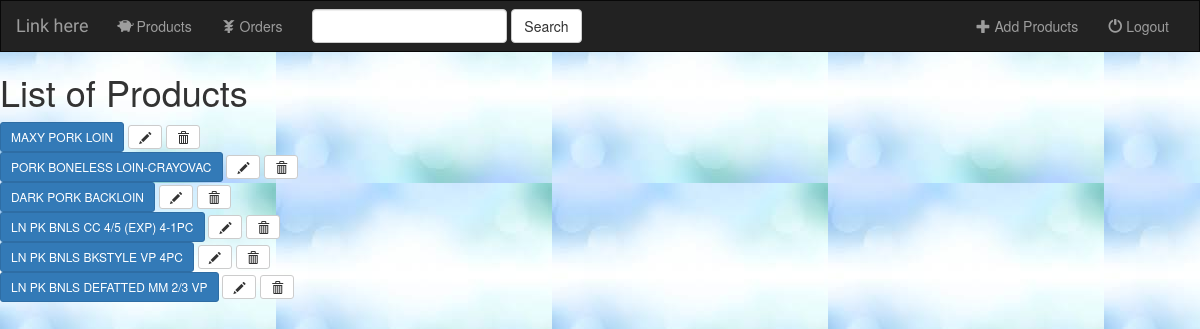
Page /pork/ on the committed database.
### pork01/models.py (models this page shows, shortened)
class Products(models.Model):
    supplier = models.ForeignKey(Suppliers, on_delete=models.CASCADE) #Supplier
    prod_code_supplier = models.IntegerField(primary_key=True) #Supplier product code
    item_supplier = models.CharField(max_length=75) #Supplier Item Description
    prod_code_sumitomo = models.IntegerField() #Sumitomo product code
    item_sumitomo = models.CharField(max_length=75) #Sumitomo item description

### pork01/views.py (the view)
class IndexView(generic.ListView):
	template_name='pork01/index.html'
	context_object_name='object_list' #ListView returns "object_list" by default but cn be overridden with using this variable
	def get_queryset(self):
		return Products.objects.all() #this returns an object called "object_list"s

### pork01/templates/pork01/index.html (shortened to what this page needs)
{% extends 'pork01/base.html' %}
{% block myBody %}
	{% if object_list %}
		<h1>List of Products</h1>
		<div>
				{% for prod in object_list %}
				<div>
					<a href="{% url 'pork01:product_detail' prod.prod_code_supplier %}" class="btn btn-primary btn-sm">{{ prod.item_supplier }}</a>
					<form action="{% url 'pork01:product-update' prod.prod_code_supplier %}" method="post" style="display: inline;">
						<button type="submit" class="btn btn-default btn-sm">
							<span class="glyphicon glyphicon-pencil"></span>
						</button>
					</form>
					<form action="#" method="post" style="display: inline;">
						<button type="submit" class="btn btn-default btn-sm">
							<span class="glyphicon glyphicon-trash"></span>
						</button>
					</form>
				</div>
				{% endfor %}
			</div>
	{% else %}
		<h3>No products in the database</h3>
	{% endif %}
{% endblock %}

### pork01/static/pork01/style.css (style rules this page uses)
body { background: white url("images/background.png"); }

### rows in the picture
Products: item_supplier "MAXY PORK LOIN"
Products: item_supplier "PORK BONELESS LOIN-CRAYOVAC"
Products: item_supplier "DARK PORK BACKLOIN"
Products: item_supplier "LN PK BNLS CC 4/5 (EXP) 4-1PC"
Products: item_supplier "LN PK BNLS BKSTYLE VP 4PC"
Products: item_supplier "LN PK BNLS DEFATTED MM 2/3 VP"
